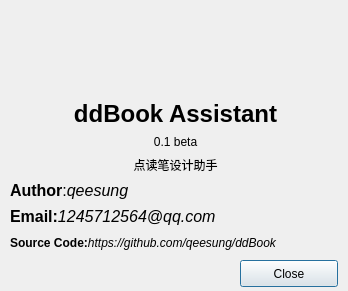
<?xml version="1.0" encoding="UTF-8"?>
<ui version="4.0">
 <class>AboutDialog</class>
 <widget class="QDialog" name="AboutDialog">
  <property name="geometry">
   <rect>
    <x>0</x>
    <y>0</y>
    <width>348</width>
    <height>291</height>
   </rect>
  </property>
  <property name="windowTitle">
   <string>Dialog</string>
  </property>
  <widget class="QLabel" name="label">
   <property name="geometry">
    <rect>
     <x>120</x>
     <y>10</y>
     <width>101</width>
     <height>91</height>
    </rect>
   </property>
   <property name="sizePolicy">
    <sizepolicy hsizetype="Fixed" vsizetype="Fixed">
     <horstretch>0</horstretch>
     <verstretch>0</verstretch>
    </sizepolicy>
   </property>
   <property name="text">
    <string/>
   </property>
   <property name="pixmap">
    <pixmap resource="../resources.qrc">:/images/about.png</pixmap>
   </property>
   <property name="scaledContents">
    <bool>true</bool>
   </property>
   <property name="alignment">
    <set>Qt::AlignCenter</set>
   </property>
  </widget>
  <widget class="QLabel" name="label_8">
   <property name="geometry">
    <rect>
     <x>20</x>
     <y>60</y>
     <width>156</width>
     <height>17</height>
    </rect>
   </property>
   <property name="sizePolicy">
    <sizepolicy hsizetype="Preferred" vsizetype="Preferred">
     <horstretch>1</horstretch>
     <verstretch>1</verstretch>
    </sizepolicy>
   </property>
   <property name="text">
    <string>                                              </string>
   </property>
  </widget>
  <widget class="QLabel" name="label_9">
   <property name="geometry">
    <rect>
     <x>360</x>
     <y>60</y>
     <width>169</width>
     <height>17</height>
    </rect>
   </property>
   <property name="sizePolicy">
    <sizepolicy hsizetype="Preferred" vsizetype="Preferred">
     <horstretch>1</horstretch>
     <verstretch>1</verstretch>
    </sizepolicy>
   </property>
   <property name="text">
    <string>                                                  </string>
   </property>
  </widget>
  <widget class="QPushButton" name="pushButton">
   <property name="geometry">
    <rect>
     <x>240</x>
     <y>260</y>
     <width>98</width>
     <height>27</height>
    </rect>
   </property>
   <property name="text">
    <string>Close</string>
   </property>
  </widget>
  <widget class="QWidget" name="">
   <property name="geometry">
    <rect>
     <x>10</x>
     <y>100</y>
     <width>331</width>
     <height>154</height>
    </rect>
   </property>
   <layout class="QVBoxLayout" name="verticalLayout_3">
    <item>
     <layout class="QVBoxLayout" name="verticalLayout_2">
      <item>
       <widget class="QLabel" name="label_2">
        <property name="font">
         <font>
          <pointsize>18</pointsize>
          <weight>75</weight>
          <bold>true</bold>
         </font>
        </property>
        <property name="text">
         <string>ddBook Assistant</string>
        </property>
        <property name="alignment">
         <set>Qt::AlignCenter</set>
        </property>
       </widget>
      </item>
      <item>
       <widget class="QLabel" name="label_6">
        <property name="text">
         <string>0.1 beta</string>
        </property>
        <property name="alignment">
         <set>Qt::AlignCenter</set>
        </property>
       </widget>
      </item>
      <item>
       <widget class="QLabel" name="label_3">
        <property name="text">
         <string>点读笔设计助手</string>
        </property>
        <property name="alignment">
         <set>Qt::AlignCenter</set>
        </property>
       </widget>
      </item>
     </layout>
    </item>
    <item>
     <layout class="QVBoxLayout" name="verticalLayout">
      <item>
       <widget class="QLabel" name="label_4">
        <property name="text">
         <string>&lt;html&gt;&lt;head/&gt;&lt;body&gt;&lt;p&gt;&lt;span style=&quot; font-size:12pt; font-weight:600;&quot;&gt;Author&lt;/span&gt;&lt;span style=&quot; font-size:12pt;&quot;&gt;:&lt;/span&gt;&lt;span style=&quot; font-size:12pt; font-style:italic;&quot;&gt;qeesung&lt;/span&gt;&lt;/p&gt;&lt;/body&gt;&lt;/html&gt;</string>
        </property>
       </widget>
      </item>
      <item>
       <widget class="QLabel" name="label_5">
        <property name="text">
         <string>&lt;html&gt;&lt;head/&gt;&lt;body&gt;&lt;p&gt;&lt;span style=&quot; font-size:12pt; font-weight:600;&quot;&gt;Email:&lt;/span&gt;&lt;span style=&quot; font-size:12pt; font-style:italic;&quot;&gt;1245712564@qq.com&lt;/span&gt;&lt;/p&gt;&lt;/body&gt;&lt;/html&gt;</string>
        </property>
       </widget>
      </item>
      <item>
       <widget class="QLabel" name="label_7">
        <property name="text">
         <string>&lt;html&gt;&lt;head/&gt;&lt;body&gt;&lt;p&gt;&lt;span style=&quot; font-weight:600;&quot;&gt;Source Code:&lt;/span&gt;&lt;span style=&quot; font-style:italic;&quot;&gt;https://github.com/qeesung/ddBook&lt;/span&gt;&lt;/p&gt;&lt;/body&gt;&lt;/html&gt;</string>
        </property>
       </widget>
      </item>
     </layout>
    </item>
   </layout>
  </widget>
 </widget>
 <resources>
  <include location="../resources.qrc"/>
 </resources>
 <connections>
  <connection>
   <sender>pushButton</sender>
   <signal>clicked()</signal>
   <receiver>AboutDialog</receiver>
   <slot>accept()</slot>
   <hints>
    <hint type="sourcelabel">
     <x>303</x>
     <y>317</y>
    </hint>
    <hint type="destinationlabel">
     <x>149</x>
     <y>304</y>
    </hint>
   </hints>
  </connection>
 </connections>
</ui>
